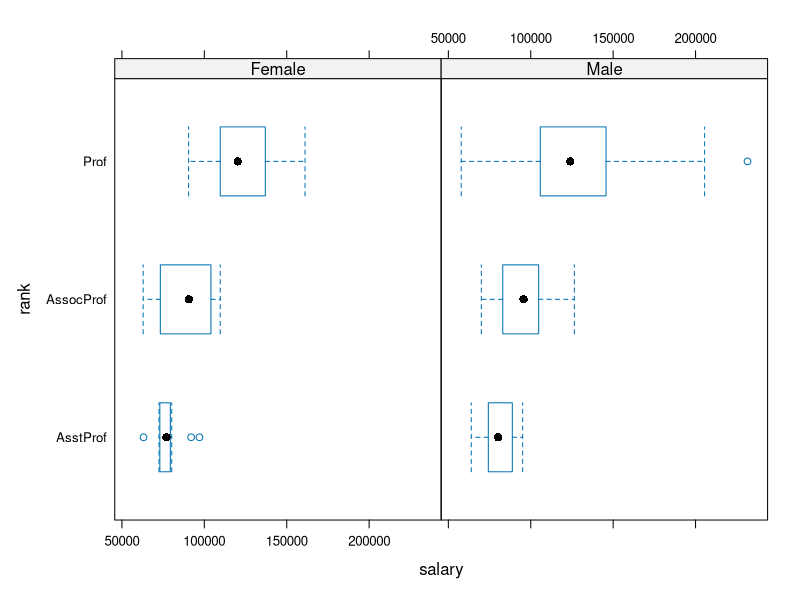
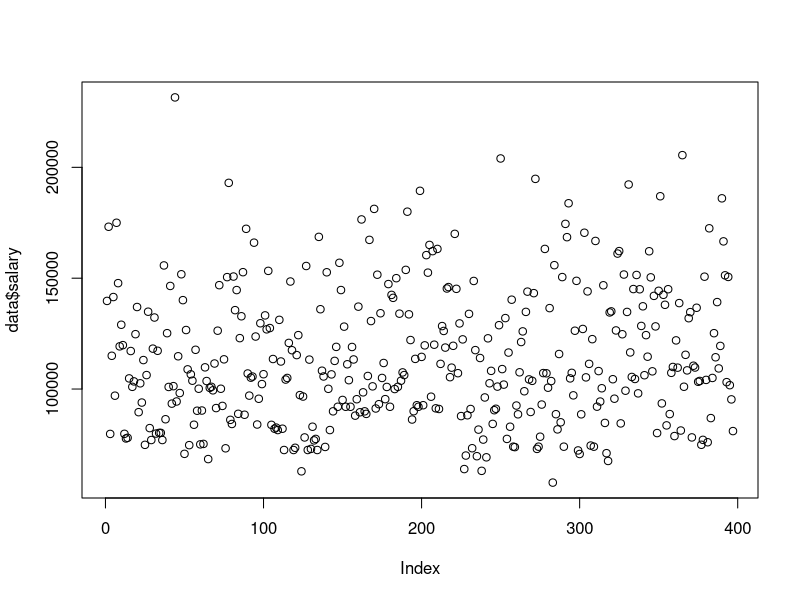

These figures' R source, in order:
#data <- read.csv2("Salaries.csv")
library(car)
library(lattice)
library(corrplot)
data <- Salaries
data
data.df <- data.frame(data)
mean.salaries <- aggregate(salary~sex+rank, data, mean ) #mean salary by sex and rank
mean.salaries
#boxplot(salary~sex+rank, data, xlab = "Salary",
#        ylab = "Rank", main = "mean salary by sex and rank", horizontal=TRUE) #mean salary by sex + rank

bwplot(rank~salary | sex, data=data.df, horizontal=TRUE, xlab='salary', ylab='rank') #salary by rank and sex

#boxplot(salary~sex, data, xlab = "Salary",
#        ylab = "Rank", main = "mean salary by sex", horizontal=TRUE) #mean salary by sex

prop.table(table(data$sex, data$discipline)) #proportion of women by discipline

#ANOVA model 
fit <- aov(salary ~ sex, data)
anova(fit)
#plot(fit)
summary(fit) #p-value < 0.05 (significance level), therefore significant differences in salary between genders

confint(lm(salary~sex, data=data)) #linear regression with confidence interval

plot(data$salary)

linear.model <- lm(salary ~ sex + rank + discipline + yrs.since.phd, data)
linear.model
#corrplot(corr=cor(linear.model, use="complete.obs"), method="ellipse")

#correlation plot
